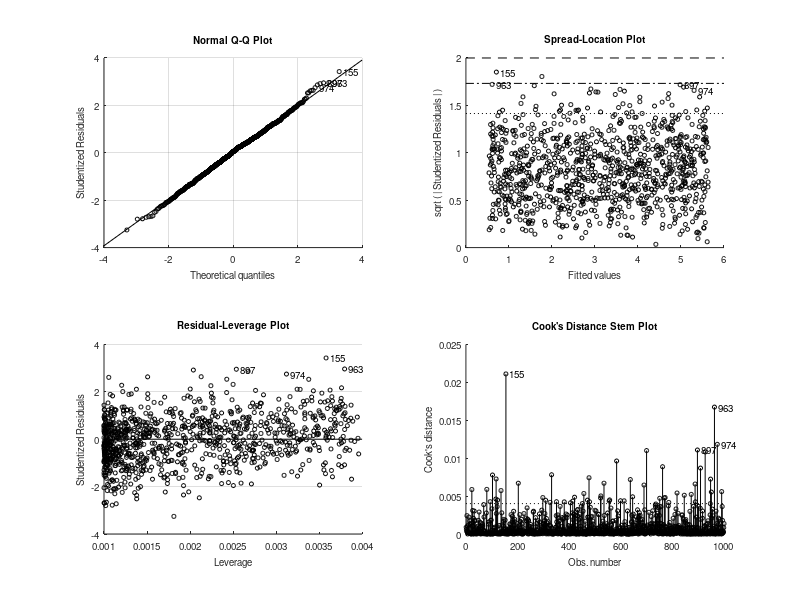
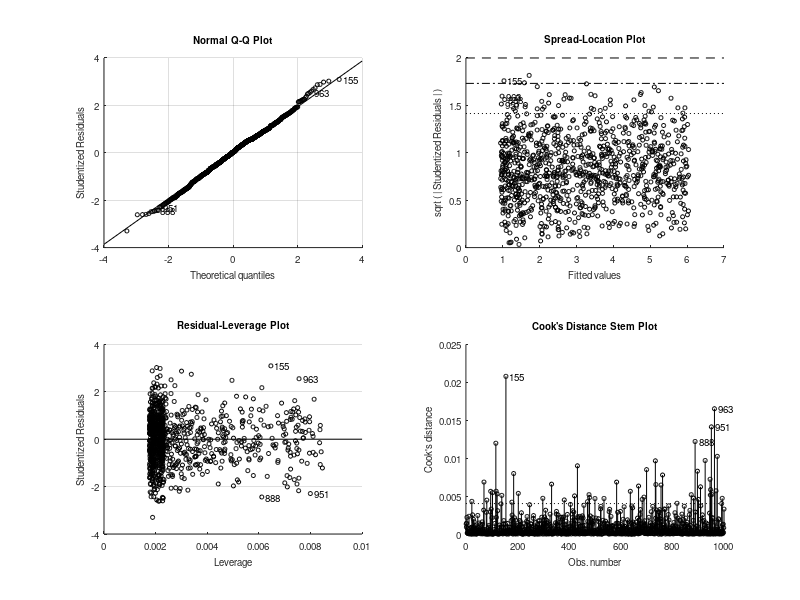

Here is the MATLAB script that generated these plots, in order: (Note: this script raises an error after producing the figures.)
clear
clc
n_points = 1000;
eps = 0.7;
func = @(x)(1 + 1/2*x + 1/10*x.^2);
x = 5 * rand(n_points, 1);
t = func(x);
t_noisy = func(x) + eps * randn(n_points, 1);
phi = [x x.^2];
lin_model = fitlm(x, t_noisy);
qua_model = fitlm(phi, t_noisy);
real_par = [1 1/2 1/10];
best_lin_par = [7/12 1 0];
lin_c = [lin_model.Coefficients.Estimate' 0];
qua_c = qua_model.Coefficients.Estimate;
figure();
plot3(real_par(1),real_par(2),real_par(3),'bx');
hold on
grid on;
plot3(best_lin_par(1),best_lin_par(2),best_lin_par(3),'ro');
plot3(lin_c(1),lin_c(2),lin_c(3),'r+');
plot3(qua_c(1),qua_c(2),qua_c(3),'b+');
title('Parameter space');
xlabel('w_0');
ylabel('w_1');
zlabel('w_2');